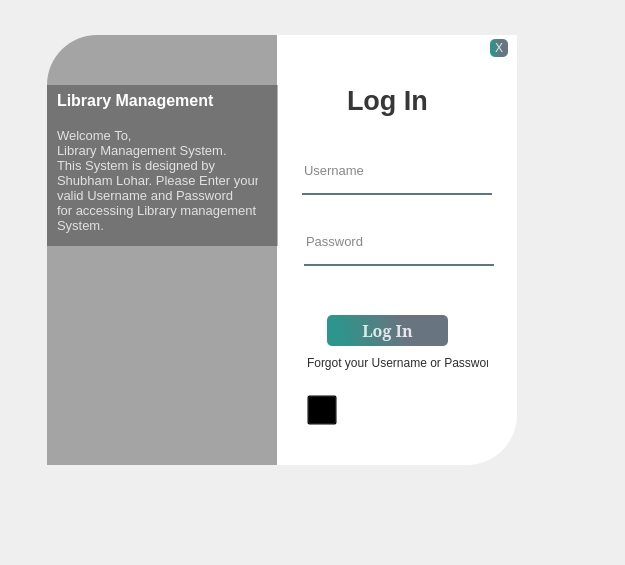
<?xml version="1.0" encoding="UTF-8"?>
<ui version="4.0">
 <class>Form</class>
 <widget class="QWidget" name="Form">
  <property name="geometry">
   <rect>
    <x>0</x>
    <y>0</y>
    <width>625</width>
    <height>565</height>
   </rect>
  </property>
  <property name="windowTitle">
   <string>Form</string>
  </property>
  <widget class="QWidget" name="widget" native="true">
   <property name="geometry">
    <rect>
     <x>7</x>
     <y>5</y>
     <width>561</width>
     <height>501</height>
    </rect>
   </property>
   <property name="styleSheet">
    <string notr="true">QPushButton#pushButton{
	background-color: qlineargradient(spread:pad, x1:0.097, y1:0.448864, x2:0.631, y2:0.409091, stop:0 rgba(11, 131, 120, 219), stop:1 rgba(85, 98, 112, 226));

	color:rgba(255,255,255,210);
    border-radius:5px;
}
QPushButton#pushButton:hover{
	background-color: qlineargradient(spread:pad, x1:0.097, y1:0.448864, x2:0.631, y2:0.409091, stop:0 rgba(150, 123, 111, 219), stop:1 rgba(85, 81, 84, 226));
}
QPushButton#pushButton:pressed{
	padding-left:5px;
	padding-top:5px;
	background-color:rgba(150,123,111,255);
}




QPushButton#pushButton_2{
	background-color:rgba(0,0,0,0);
	color:rgba(85,98,112,255);
}
QPushButton#pushButton_2:hover{
	color:rgba(131,96,53,255);
}
QPushButton#pushButton_2:pressed{
	padding-left:5px;
	padding-top:5px;
	color:rgba(91,88,53,255);
}</string>
   </property>
   <widget class="QLabel" name="label">
    <property name="geometry">
     <rect>
      <x>40</x>
      <y>30</y>
      <width>321</width>
      <height>430</height>
     </rect>
    </property>
    <property name="styleSheet">
     <string notr="true">border-image: url(:/image/registration2.jpg);
border-top-left-radius: 50px;</string>
    </property>
    <property name="text">
     <string/>
    </property>
   </widget>
   <widget class="QLabel" name="label_2">
    <property name="geometry">
     <rect>
      <x>40</x>
      <y>30</y>
      <width>321</width>
      <height>430</height>
     </rect>
    </property>
    <property name="styleSheet">
     <string notr="true">background-color:rgba(0,0,0,80);
border-top-left-radius: 50px;</string>
    </property>
    <property name="text">
     <string/>
    </property>
   </widget>
   <widget class="QLabel" name="label_3">
    <property name="geometry">
     <rect>
      <x>270</x>
      <y>30</y>
      <width>240</width>
      <height>430</height>
     </rect>
    </property>
    <property name="styleSheet">
     <string notr="true">background-color:rgba(255,255,255,255);
border-bottom-right-radius:50px;</string>
    </property>
    <property name="text">
     <string/>
    </property>
   </widget>
   <widget class="QLabel" name="label_4">
    <property name="geometry">
     <rect>
      <x>340</x>
      <y>80</y>
      <width>91</width>
      <height>31</height>
     </rect>
    </property>
    <property name="font">
     <font>
      <family>MS Shell Dlg 2</family>
      <pointsize>20</pointsize>
      <weight>75</weight>
      <bold>true</bold>
     </font>
    </property>
    <property name="styleSheet">
     <string notr="true">color:rgba(0,0,0,200);</string>
    </property>
    <property name="text">
     <string>Log In</string>
    </property>
   </widget>
   <widget class="QLineEdit" name="lineEdit">
    <property name="geometry">
     <rect>
      <x>295</x>
      <y>150</y>
      <width>190</width>
      <height>40</height>
     </rect>
    </property>
    <property name="font">
     <font>
      <pointsize>10</pointsize>
     </font>
    </property>
    <property name="styleSheet">
     <string notr="true">background-color:rgba(0,0,0,0);
border:none;
border-bottom:2px solid rgba(46,82,101,200);
color:rgba(0,0,0,240);
padding-bottom:7px;</string>
    </property>
    <property name="placeholderText">
     <string>Username</string>
    </property>
   </widget>
   <widget class="QLineEdit" name="lineEdit_2">
    <property name="geometry">
     <rect>
      <x>297</x>
      <y>221</y>
      <width>190</width>
      <height>40</height>
     </rect>
    </property>
    <property name="font">
     <font>
      <pointsize>10</pointsize>
     </font>
    </property>
    <property name="styleSheet">
     <string notr="true">background-color:rgba(0,0,0,0);
border:none;
border-bottom:2px solid rgba(46,82,101,200);
color:rgba(0,0,0,240);
padding-bottom:7px;</string>
    </property>
    <property name="echoMode">
     <enum>QLineEdit::Password</enum>
    </property>
    <property name="placeholderText">
     <string>Password</string>
    </property>
   </widget>
   <widget class="QPushButton" name="pushButton">
    <property name="geometry">
     <rect>
      <x>320</x>
      <y>310</y>
      <width>121</width>
      <height>31</height>
     </rect>
    </property>
    <property name="font">
     <font>
      <family>Constantia</family>
      <pointsize>12</pointsize>
      <weight>75</weight>
      <bold>true</bold>
     </font>
    </property>
    <property name="text">
     <string>Log In</string>
    </property>
   </widget>
   <widget class="QLabel" name="label_5">
    <property name="geometry">
     <rect>
      <x>300</x>
      <y>350</y>
      <width>181</width>
      <height>16</height>
     </rect>
    </property>
    <property name="styleSheet">
     <string notr="true">color:rgba(0,0,0,210)</string>
    </property>
    <property name="text">
     <string>Forgot your Username or Password?</string>
    </property>
   </widget>
   <widget class="QPushButton" name="pushButton_2">
    <property name="geometry">
     <rect>
      <x>300</x>
      <y>390</y>
      <width>30</width>
      <height>30</height>
     </rect>
    </property>
    <property name="maximumSize">
     <size>
      <width>30</width>
      <height>30</height>
     </size>
    </property>
    <property name="font">
     <font>
      <pointsize>15</pointsize>
     </font>
    </property>
    <property name="text">
     <string/>
    </property>
   </widget>
   <widget class="QLabel" name="label_6">
    <property name="geometry">
     <rect>
      <x>40</x>
      <y>80</y>
      <width>231</width>
      <height>161</height>
     </rect>
    </property>
    <property name="styleSheet">
     <string notr="true">background-color:rgba(0,0,0,75);</string>
    </property>
    <property name="text">
     <string/>
    </property>
   </widget>
   <widget class="QLabel" name="label_7">
    <property name="geometry">
     <rect>
      <x>50</x>
      <y>80</y>
      <width>181</width>
      <height>31</height>
     </rect>
    </property>
    <property name="font">
     <font>
      <pointsize>12</pointsize>
      <weight>75</weight>
      <bold>true</bold>
     </font>
    </property>
    <property name="styleSheet">
     <string notr="true">color: rgb(255, 255, 255);</string>
    </property>
    <property name="text">
     <string>Library Management</string>
    </property>
   </widget>
   <widget class="QLabel" name="label_8">
    <property name="geometry">
     <rect>
      <x>50</x>
      <y>110</y>
      <width>201</width>
      <height>131</height>
     </rect>
    </property>
    <property name="font">
     <font>
      <pointsize>10</pointsize>
      <weight>50</weight>
      <bold>false</bold>
     </font>
    </property>
    <property name="styleSheet">
     <string notr="true">color:rgba(255,255,255,200)</string>
    </property>
    <property name="text">
     <string>Welcome To,
Library Management System.
This System is designed by
Shubham Lohar. Please Enter your
valid Username and Password
for accessing Library management
System.</string>
    </property>
   </widget>
   <widget class="QPushButton" name="pushButton_3">
    <property name="geometry">
     <rect>
      <x>483</x>
      <y>34</y>
      <width>18</width>
      <height>18</height>
     </rect>
    </property>
    <property name="font">
     <font>
      <pointsize>9</pointsize>
      <weight>50</weight>
      <bold>false</bold>
     </font>
    </property>
    <property name="styleSheet">
     <string notr="true">QPushButton#pushButton_3{
	background-color: qlineargradient(spread:pad, x1:0.097, y1:0.448864, x2:0.631, y2:0.409091, stop:0 rgba(11, 131, 120, 219), stop:1 rgba(85, 98, 112, 226));

	color:rgba(255,255,255,210);
    border-radius:5px;
}
QPushButton#pushButton_3:hover{
	background-color: qlineargradient(spread:pad, x1:0.097, y1:0.448864, x2:0.631, y2:0.409091, stop:0 rgba(150, 123, 111, 219), stop:1 rgba(85, 81, 84, 226));
}
QPushButton#pushButton_3:pressed{
	padding-left:5px;
	padding-top:5px;
	background-color:rgba(150,123,111,255);
}




QPushButton#pushButton_4{
	background-color:rgba(0,0,0,0);
	color:rgba(85,98,112,255);
}
QPushButton#pushButton_4:hover{
	color:rgba(131,96,53,255);
}
QPushButton#pushButton_4:pressed{
	padding-left:5px;
	padding-top:5px;
	color:rgba(91,88,53,255);
}</string>
    </property>
    <property name="text">
     <string>X</string>
    </property>
   </widget>
   <widget class="QLabel" name="label_9">
    <property name="geometry">
     <rect>
      <x>300</x>
      <y>273</y>
      <width>181</width>
      <height>27</height>
     </rect>
    </property>
    <property name="styleSheet">
     <string notr="true">color: rgb(255, 58, 58);</string>
    </property>
    <property name="text">
     <string/>
    </property>
   </widget>
  </widget>
 </widget>
 <resources>
  <include location="../Login Form PyQt5/res.qrc"/>
  <include location="res2.qrc"/>
 </resources>
 <connections/>
</ui>
